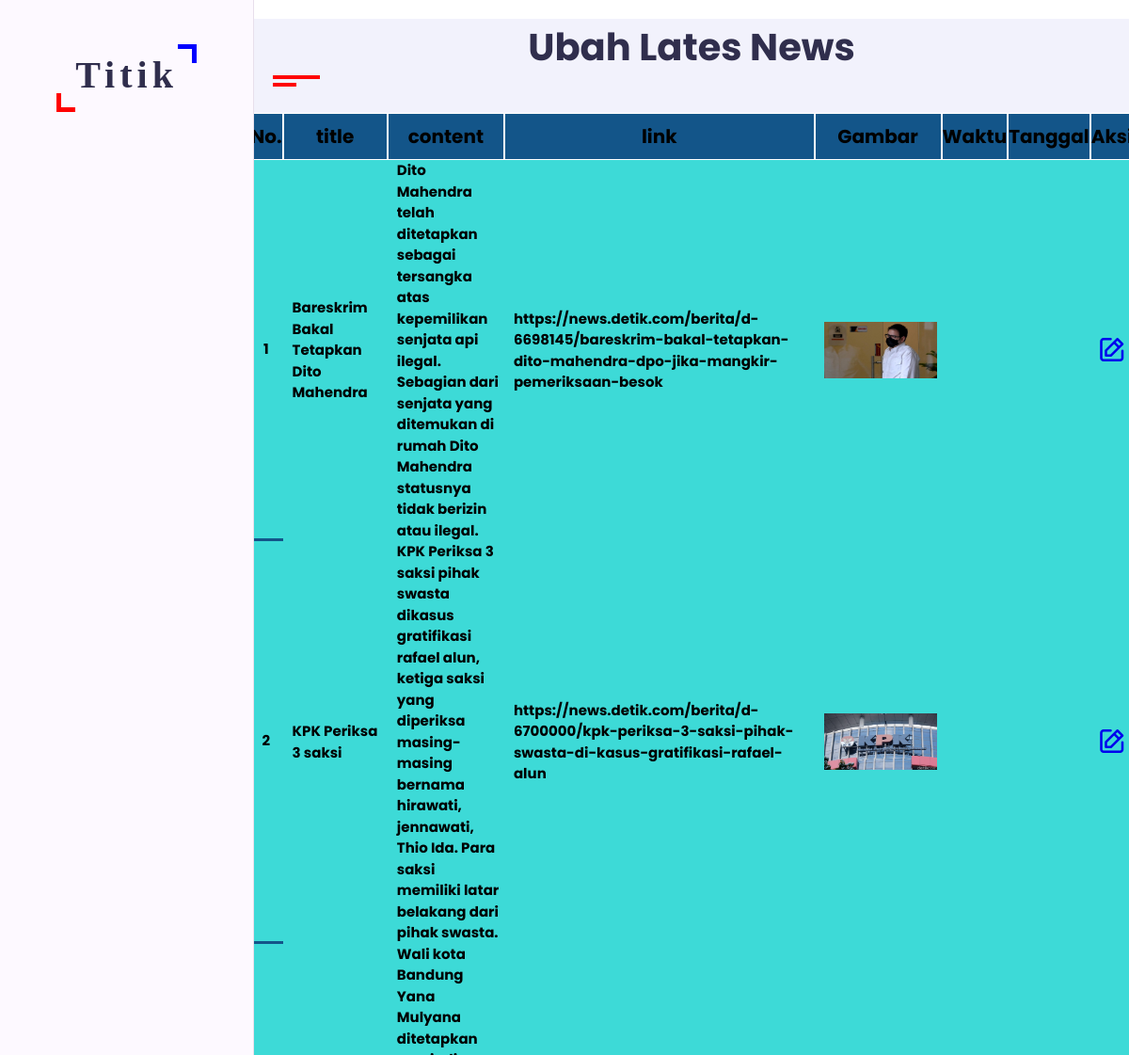
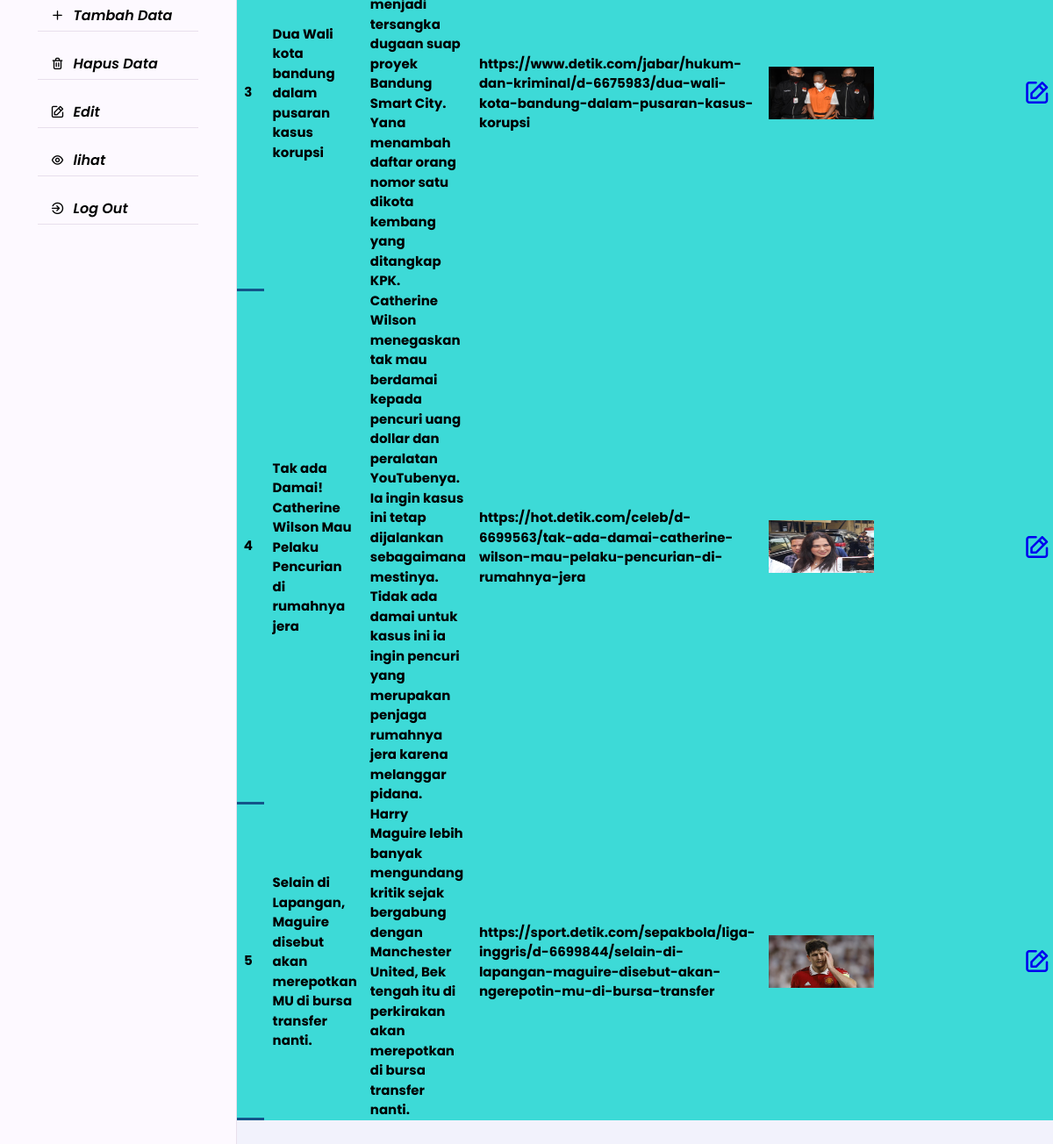
Page /admin/asset/ubah/ubah.latest.news.php (signed in) on the committed database (2 pictures, top to bottom).
### tables this page shows
CREATE TABLE `latest_news` (
  `news_id` int NOT NULL,
  `title` varchar(255) DEFAULT NULL,
  `content` text,
  `link` varchar(200) DEFAULT NULL,
  `gambar` varchar(250) NOT NULL,
  `waktu` time DEFAULT NULL,
  `tanggal` date DEFAULT NULL
);

### admin/functions.php (called while the page is built, shortened)
<?php
$conn = mysqli_connect("localhost", "root", "", "titik_news");
function query($query)
{
    global $conn;
    $result = mysqli_query($conn, $query);
    $rows = [];
    while ($row = mysqli_fetch_assoc($result)) {
        $rows[] = $row;
    }
    return $rows;
}

### admin/asset/ubah/ubah.latest.news.php (the view, shortened to what this page needs)
<?php
require('../../functions.php');
$news = query("SELECT * FROM latest_news");
?>
<?php require('../../partials/header.php'); ?>
<div class="main-container">
    <div class="aside">
        <div class="logo">
            <a href="../../index.php"><span>Titik</span></a>
        </div>
        <ul class="nav">
            <li>
                <a href="../tampilan/tampilantambah.php" class="active"><i class="uil uil-plus"><span>Tambah Data</span></i></a>
            </li>
            <li>
                <a href="../tampilan/tampilanhapus.php" class="active"><i class="uil uil-trash-alt"><span>Hapus Data</span></i></a>
            </li>
            <li>
                <a href="../tampilan/tampilanubah.php" class="active"><i class="uil uil-edit"><span>Edit</span></i></a>
            </li>
            <li>
                <a href="../../lihat.php" class="active"><i class="uil uil-eye"><span>lihat</span></i></a>
            </li>
            <li>
                <a href="../logout.php"><i class="uil uil-sign-out-alt"><span>Log Out</span></i></a>
            </li>
        </ul>
    </div>
    <div class="main-content">
        <section id="about" class="about section">
            <div class="container">
                <div class="section-title">
                    <h2>Ubah Lates News</h2>
                </div>
                <table cellpadding="10" cellspacing="0">
                    <tr class="name">
                        <th class="no">No.</th>
                        <th>title</th>
                        <th>content</th>
                        <th>link</th>
                        <th>Gambar</th>
                        <th>Waktu</th>
                        <th>Tanggal</th>
                        <th class="no">Aksi</th>
                    </tr>
                    <?php $i = 1; ?>
                    <?php foreach ($news as $row) : ?>
                        <tr class="isi">
                            <td class="no"><?= $i; ?></td>
                            <td class="padding"><?= $row["title"]; ?></td>
                            <td class="padding"><?= $row["content"]; ?></td>
                            <td class="padding"><?= $row["link"]; ?></td>
                            <td class="gambar padding"><img src="../../img/<?= $row["gambar"]; ?>" alt="" width="120" height="60"></td>
                            <td class="padding waktu"><?= $row["waktu"]; ?></td>
                            <td class="padding waktu"><?= $row["tanggal"]; ?></td>
                            <td class="uil">
                                <a href="../../ubah.latest.news.php?news_id=<?= $row["news_id"]; ?>"><i class="uil uil-edit"></i></a>
                            </td>
                        </tr>
                        <?php $i++; ?>
                    <?php endforeach; ?>
                </table>
            </div>
        </section>
    </div>
</div>
<?php require('../../partials/footer.php'); ?>

### admin/partials/header.php (shortened to what this page needs)
<!DOCTYPE html>
<html lang="en">
<head>
    <link rel="stylesheet" href="../asset/css/admin.css" />
    <link rel="stylesheet" href="../asset/css/color.css" />
    <link rel="stylesheet" href="https://cdnjs.cloudflare.com/ajax/libs/font-awesome/6.2.1/css/all.min.css" />
    <link rel="stylesheet" href="https://unicons.iconscout.com/release/v4.0.0/css/line.css" />
</head>
<body>

### admin/partials/footer.php (shortened to what this page needs)
</body>
</html>

### admin/asset/css/admin.css (style rules this page uses)
:root { --bg-black-900: #f2f2fc; --bg-black-100: #fdf9ff; --bg-black-50: #e8dfec; --text-black-900: #302e4d; --text-black-700: #504e70; }
body { line-height: 1.5; font-size: 16px; font-family: "Poppins", sans-serif; }
* { margin: 0; padding: 0; outline: none; text-decoration: none; box-sizing: border-box; }
.section { background: url(../../img/wallpaper.jpg); min-height: 100vh; display: block; padding: 0 20px; opacity: 1; }
.main-content { padding-left: 270px; }
.container { max-width: 1100px; width: 100%; margin: auto; }
.section .container { padding-bottom: 70px; }
.section-title { flex: 0 0 100%; max-width: 100%; margin-bottom: 20px; margin-top: 20px; }
.section-title h2 { font-size: 40px; color: var(--text-black-900); font-weight: 700; position: relative; text-align: center; }
.section-title h2::before { content: ""; height: 4px; width: 220px; background-color: red; position: absolute; top: 100%; left: 40%; }
.aside { width: 270px; background: var(--bg-black-100); position: fixed; left: 0; top: 0; padding: 30px; height: 100%; border-right: 1px solid var(--bg-black-50); display: flex; justify-content: center; align-items: center; z-index: 10; }
.aside .logo { position: absolute; top: 50px; font-size: 30px; text-transform: capitalize; }
.aside .logo a { color: var(--text-black-900); font-weight: 700; padding: 15px 20px; font-size: 30px; letter-spacing: 5px; position: relative; }
.aside .logo a span { font-family: "Clicker Script", cursive; font-size: 40px; }
.aside .logo a::before { content: ""; position: absolute; width: 20px; height: 20px; border-bottom: 5px solid red; border-left: 5px solid red; bottom: 0; left: 0; }
.aside .logo a::after { content: ""; position: absolute; width: 20px; height: 20px; border-top: 5px solid blue; border-right: 5px solid blue; top: 0; right: 0; }
.aside .nav { margin-top: 50px; }
.aside .nav li { margin-bottom: 20px; display: block; }
.aside .nav li a { font-size: 16px; font-weight: 600; display: block; border-bottom: 1px solid var(--bg-black-50); color: black; padding: 5px 15px; }
.aside .nav li a i span { padding-left: 10px; }
.aside .nav li a.active { color: black; }
.aside .nav li a i { margin-right: 15px; }
.about .container table { display: flex; justify-content: center; align-items: center; }
.about .container th { width: 150px; height: 50px; border: 1px solid white; }
.about .container table .name { background-color: #135589; text-align: center; font-size: 20px; }
.about .container table .name .no { width: 80px; }
.about .container table .isi { background-color: #3ddad7; font-size: 15px; font-weight: bold; }
.about .container table .isi .no { text-align: center; background-color: #3ddad7; padding-left: 5px; padding-right: 5px; }
.about .container table .isi .padding { padding-left: 10px; padding-right: 5px; }
.about .container table .isi .waktu { text-align: center; }
.about .container table .isi .gambar { text-align: center; padding-top: 5px; }
.about .container table .isi .uil { font-size: 30px; text-align: center; }
.about .container table .isi .no { text-align: center; background-color: #3ddad7; padding: 5px; border-bottom: 3px solid #135589; }

### admin/asset/css/color.css (style rules this page uses)
:root { --skin-color: #ec1839; }

### rows in the picture
latest_news: title "Bareskrim Bakal Tetapkan Dito Mahendra", content "Dito Mahendra telah ditetapkan sebagai tersangka atas kepemilikan senjata api ilegal. Sebagian dari senjata yang ditemukan di rumah Dito Mahendra statusnya tidak berizin atau ilegal.", link "https://news.detik.com/berita/d-6698145/bareskrim-bakal-tetapkan-dito-mahendra-dpo-jika-mangkir-pemeriksaan-besok", gambar (picture)
latest_news: title "KPK Periksa 3 saksi", content "KPK Periksa 3 saksi pihak swasta dikasus gratifikasi rafael alun, ketiga saksi yang diperiksa masing-masing bernama hirawati, jennawati, Thio Ida. Para saksi memiliki latar belakang dari pihak swasta.", link "https://news.detik.com/berita/d-6700000/kpk-periksa-3-saksi-pihak-swasta-di-kasus-gratifikasi-rafael-alun", gambar (picture)
latest_news: title "Dua Wali kota bandung dalam pusaran kasus korupsi", content "Wali kota Bandung Yana Mulyana ditetapkan menjadi tersangka dugaan suap proyek Bandung Smart City. Yana menambah daftar orang nomor satu dikota kembang yang ditangkap KPK.", link "https://www.detik.com/jabar/hukum-dan-kriminal/d-6675983/dua-wali-kota-bandung-dalam-pusaran-kasus-korupsi", gambar (picture)
latest_news: title "Tak ada Damai! Catherine Wilson Mau Pelaku Pencurian di rumahnya jera", content "Catherine Wilson menegaskan tak mau berdamai kepada pencuri uang dollar dan peralatan YouTubenya. Ia ingin kasus ini tetap dijalankan sebagaimana mestinya. Tidak ada damai untuk kasus ini ia ingin pencuri yang merupakan penjaga rumahnya jera karena melanggar pidana.", link "https://hot.detik.com/celeb/d-6699563/tak-ada-damai-catherine-wilson-mau-pelaku-pencurian-di-rumahnya-jera", gambar (picture)
latest_news: title "Selain di Lapangan, Maguire disebut akan merepotkan MU di bursa transfer nanti.", content "Harry Maguire lebih banyak mengundang kritik sejak bergabung dengan Manchester United, Bek tengah itu di perkirakan akan merepotkan di bursa transfer nanti.", link "https://sport.detik.com/sepakbola/liga-inggris/d-6699844/selain-di-lapangan-maguire-disebut-akan-ngerepotin-mu-di-bursa-transfer", gambar (picture)
